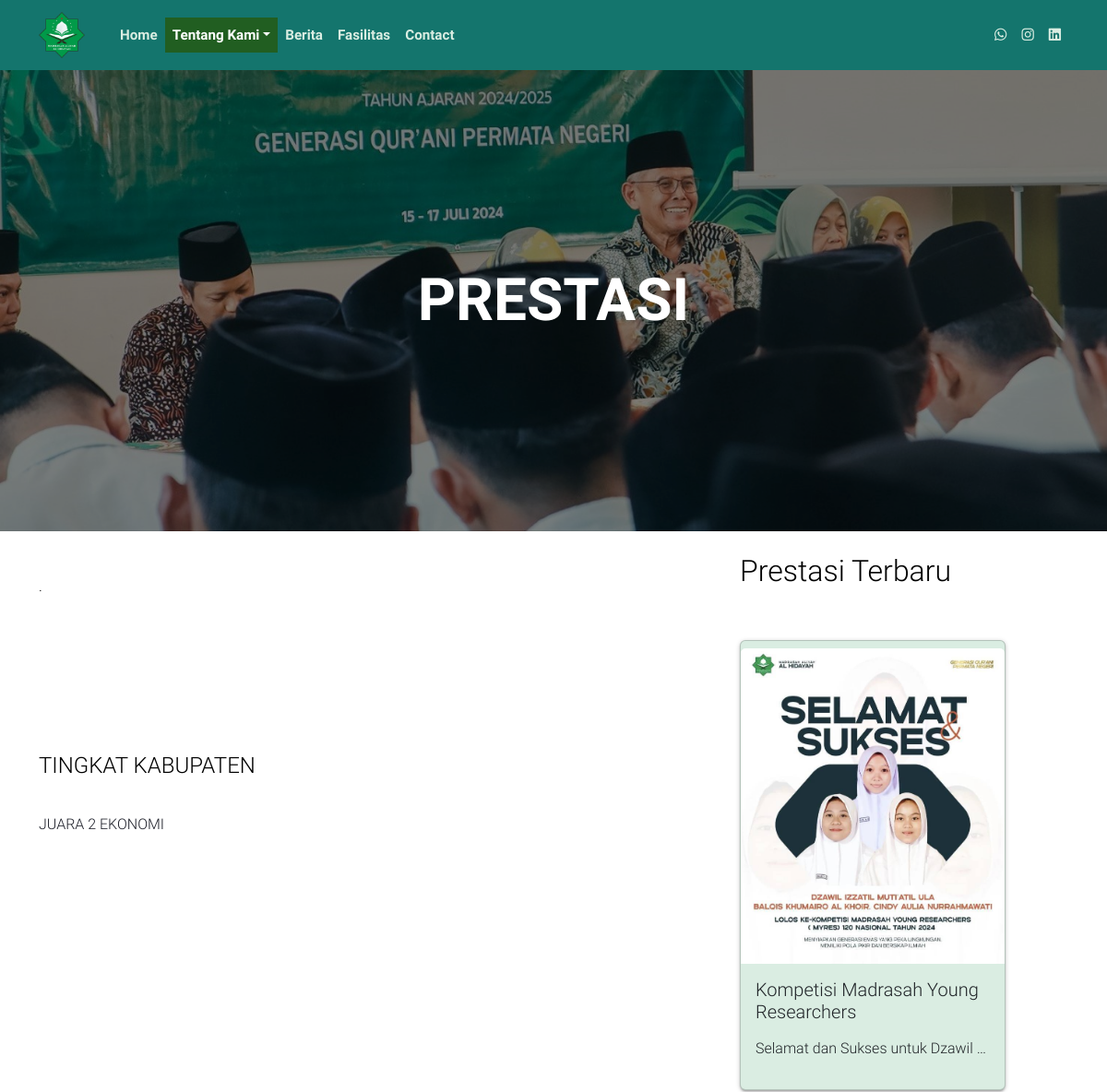
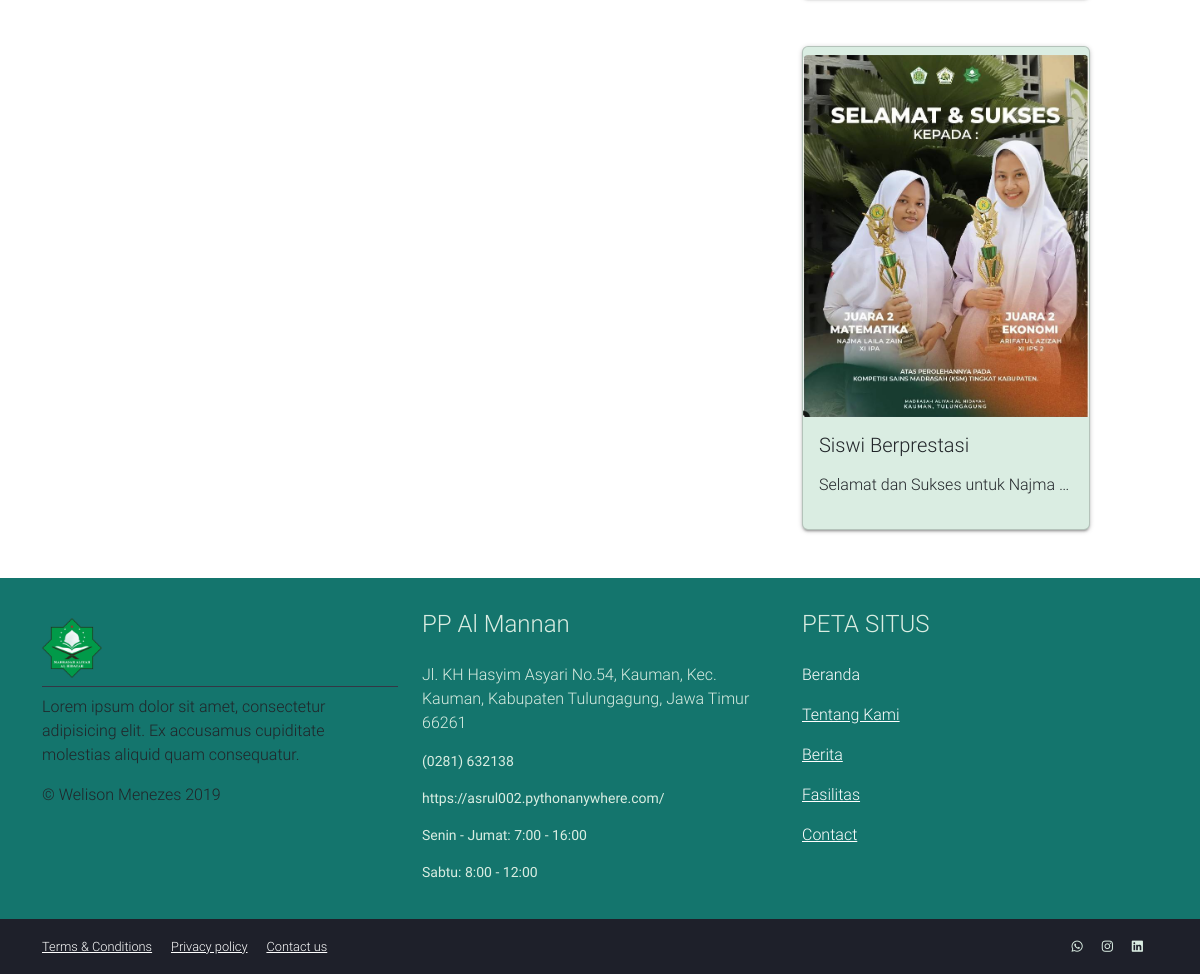
/prestasima, run on the app's committed database (2 pictures, top to bottom).
### myapp/models.py (models this page shows, shortened)
class Post(models.Model):
    postname = models.CharField(max_length=600)
    author = models.CharField(max_length=100, blank=True)
    category = models.ManyToManyField(Category)
    pendidikan = models.ManyToManyField(Pendidikan)
    image = models.ImageField(upload_to='images/posts', blank=True, null=True)
    content = RichTextField()
    link = models.URLField(max_length=200, blank=True, null=True)  # Field baru untuk link
    created = models.DateTimeField(default=timezone.now)  # Field baru untuk created
    updated = models.DateTimeField(auto_now=True)
    time = models.CharField(default=timezone.now().strftime("%d %B %Y"), max_length=100, blank=True)

### myapp/views.py (the view)
# urls.py: path('prestasima', prestasima, name="prestasima"),
def prestasima(request):
    context = {}
    try:
        recent_posts = Post.objects.filter(category__name='prestasi').order_by("-id")[:2]
        posts = Post.objects.filter(category__name='prestasi')
        posts_asia = Post.objects.filter(category__name='prestasi',pendidikan__name='asia')
        posts_nasional = Post.objects.filter(category__name='prestasi',pendidikan__name='nasional')
        posts_provinsi = Post.objects.filter(category__name='prestasi',pendidikan__name='provinsi')
        posts_kabupaten = Post.objects.filter(category__name='prestasi',pendidikan__name='kabupaten')
        posts_kecamatan = Post.objects.filter(category__name='prestasi',pendidikan__name='kecamatan')
        context.update({
            'posts': posts,
            'recent_posts': recent_posts,
            'posts_asia': posts_asia,
            'posts_nasional': posts_nasional,
            'posts_provinsi': posts_provinsi,
            'posts_kabupaten': posts_kabupaten,
            'posts_kecamatan': posts_kecamatan,
            'media_url': settings.MEDIA_URL
        })
    except Post.DoesNotExist as e:
        context['error'] = f"Error fetching posts: {str(e)}"
    return render(request, 'prestasima.html', context)

### templates/prestasima.html
{% extends "base.html" %}
{% load static %}
{% block content %}
<section style="position: relative; text-align: center;">
    <img width="100%" style="height: 500px;object-fit: cover;filter: brightness(50%);" src="{% static 'assets/images/Header.jpg' %}" alt="">
    <div style="position: absolute; top: 50%; left: 50%; transform: translate(-50%, -50%); font-size: 4em; color: white; font-weight: bold;">
      PRESTASI
    </div>
  </section>
  <div class="container">
    <div class="row">
      <div class="col-sm-8">
          <div class="row pt-4">
            {% if posts_asia %}
            <h4>TINGKAT ASIA<br><br></h4>
            {% for post in posts_asia %}
                 <a href="{% url 'detail' post.id %}" class="text-decoration-none text-dark"><p>{{post.postname}}</p></a>
              {% endfor %}
              {% else %}
              <p><br>.</p>
              {% endif %}
            </div>
            <div class="row pt-4">
              {% if posts_nasional %}
              <h4>TINGKAT NASIONAL<br><br></h4>
              {% for post in posts_nasional %}
                 <a href="{% url 'detail' post.id %}" class="text-decoration-none text-dark"><p>{{post.postname}}</p></a>
              {% endfor %}
              {% else %}
              <p><br></p>
              {% endif %}
            </div>
            <div class="row pt-4">
              {% if posts_provinsi %}
              <h4>TINGKAT PROVINSI<br><br></h4>
              {% for post in posts_provinsi %}
                 <a href="{% url 'detail' post.id %}" class="text-decoration-none text-dark"><p>{{post.postname}}</p></a>
              {% endfor %}
              {% else %}
              <p><br></p>
              {% endif %}
            </div>
            <div class="row pt-4">
              {% if posts_kabupaten %}
              <h4>TINGKAT KABUPATEN<br><br></h4>
              {% for post in posts_kabupaten %}
                 <a href="{% url 'detail' post.id %}" class="text-decoration-none text-dark"><p>{{post.postname}}</p></a>
              {% endfor %}
              {% else %}
              <p><br></p>
              {% endif %}
            </div>
      </div>
      <div class="col-sm-4 pr">
          <div class="row pt-4">
              <h2>Prestasi Terbaru</h2>
          </div>
          <div class="row pb-5">
            {% if recent_posts %}
            {% for post in recent_posts %}
            <a href="{% url 'detail' post.id %}" class="text-decoration-none text-dark">
              <div class="card mt-5 pt-2 bg-light" style="width: 18rem;">
                  <img class="card-img-top" src="{{media_url}}{{post.image}}" alt="Card image cap">
                  <div class="card-body">
                    <h5 class="card-title">{{post.postname}}</h5>
                    <p class="card-text">{{post.content|truncatewords:5|safe}}</p>
                  </div>
              </div>
            </a>
              {% endfor %}
              {% else %}
              <p><br></p>
              {% endif %}
          </div>
      </div>
    </div>
  </div>
{% endblock content %}

### static/css/style.css (style rules this page uses)
:root { --hijau-primary: #14756D; --hijau-background: #ffffff; --hijau-bg-card: #29a59b; --hijau-border: #234946; --hijau-link-after: #215e21; }
body, html { font-family: 'Roboto'; font-style: normal; font-weight: 300; background: var(--hijau-background); color: #000000; }
a { color: #ffffff; }
.h1, .h2, .h3, .h4, .h5, .h6, h1, h2, h3, h4, h5, h6 { font-weight: 300; }
.card { -webkit-box-shadow: 0 2px 2px 0 rgba(0,0,0,0.14), 0 3px 1px -2px rgba(0,0,0,0.12), 0 1px 5px 0 rgba(0,0,0,0.2); box-shadow: 0 2px 2px 0 rgba(0,0,0,0.14), 0 3px 1px -2px rgba(0,0,0,0.12), 0 1px 5px 0 rgba(0,0,0,0.2); }
.text-dark { color: #1e202a !important; }
.bg-light { background-color: #daede2 !important; }

### templates/base.html (style rules this page uses)
body { -moz-opacity: 0.00; -khtml-opacity: 0.00; opacity: 0.00; }

### data on the page
Post: postname "JUARA 2 EKONOMI"
Post: image (picture), postname "Kompetisi Madrasah Young Researchers", content "Selamat dan Sukses untuk Dzawil …"
Post: image (picture), postname "Siswi Berprestasi", content "Selamat dan Sukses untuk Najma …"
